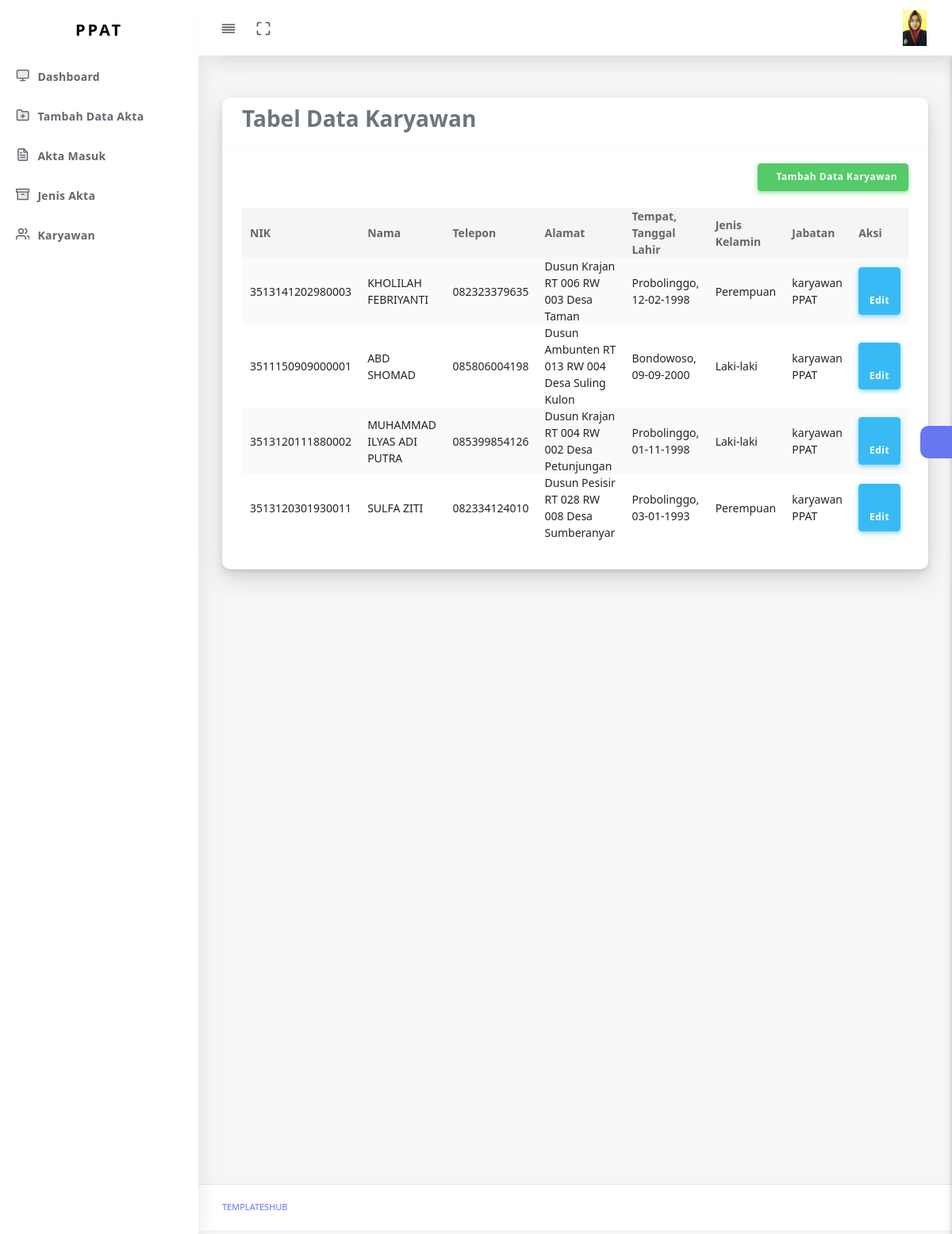
/karyawan/ (signed in), run on the app's committed database.
### strap/models.py (models this page shows, shortened)
class Karyawan(models.Model):
    Pilihan=(
        ('PPAT', 'PPAT'),
        ('karyawan PPAT' , 'karyawan PPAT'),
        ('karyawan Notaris' , 'karyawan Notaris'),
    )
    Jenkel=(
        ('Laki-laki', 'Laki-laki'),
        ('Perempuan' , 'Perempuan'),
    )
    Pilih=(
        ('Warga Negara Indonesia', 'Warga Negara Indonesia'),
        ('Warga Negara Asing' , 'Warga Negara Asing'),
    )
    user = models.OneToOneField(User, null=True, on_delete=models.CASCADE)
    nik_karyawan = models.CharField(max_length=50, blank=True, null=True)
    nama_karyawan = models.CharField(max_length=200, blank=True, null=True)
    tempat_lahir_karyawan = models.CharField(max_length=200, blank=True, null=True)
    tanggal_lahir_karyawan = models.CharField(max_length=200, blank=True, null=True)
    uraian_tl_karyawan = models.CharField(max_length=200, blank=True, null=True)
    status_kewarganegaraan_karyawan  = models.CharField(max_length=200, blank=True, null=True, choices=Pilih)
    prov_karyawan = models.CharField(max_length=200, blank=True, null=True)
    kab_karyawan = models.CharField(max_length=200, blank=True, null=True)
    almt_karyawan =  models.CharField(max_length=100, blank=True, null=True)
    rt_karyawan = models.CharField(max_length=50, blank=True, null=True)
    rw_karyawan = models.CharField(max_length=50, blank=True, null=True)
    desa_karyawan = models.CharField(max_length=200, blank=True, null=True)
    kec_karyawan = models.CharField(max_length=200, blank=True, null=True)
    telp_karyawan =  models.CharField(max_length=100, blank=True, null=True)
    jenkel_karyawan =  models.CharField(max_length=100, blank=True, null=True, choices=Jenkel)
    jabatan = models.CharField(max_length=150, blank=True, null=True, choices=Pilihan)
    profile_pic = models.ImageField(default='fotokosong.png', blank=True)
    class Meta:
        verbose_name_plural ="Karyawan"

### strap/views.py (the view)
# urls.py: path('karyawan/', views.karyawan, name='karyawan'),
@login_required(login_url='login')
def karyawan(request):
    list_karyawan = Karyawan.objects.all()
    context = {
        'menu' : 'Karyawan',
        'page' : 'halaman karyawan',
        'karyawan' : list_karyawan
    }
    return render(request, 'strap/karyawan.html', context)

### strap/templates/strap/karyawan.html
{% extends "base.html" %}
{% load static%}
{% block content %}
<div class="main-content">
    <section class="section">
        <div class="section-body">
            <div class="row">
                <div class="col-12">
                    <div class="card">
                        <div class="card-header">
                            <h3>Tabel Data Karyawan</h3>
                        </div>
                        <div class="card-body">
                            <div align="right">
                                <a href="{% url 'formkaryawan'%}" class="btn btn-success"><i class="fa fa-edit"></i>Tambah Data Karyawan</a>
                            </div>
                            <br>
                            <div class="table-responsive">
                                <table id="mainTable" class="table table-striped">
                                    <thead>
                                        <thead>
                                            <tr>
                                                <th>NIK </th>
                                                <th>Nama</th>
                                                <th>Telepon</th>
                                                <th>Alamat</th>
                                                <th>Tempat, Tanggal Lahir</th>
                                                <th>Jenis Kelamin</th>
                                                <th>Jabatan</th>
                                                <th>Aksi</th>
                                            </tr>
                                        </thead>
                                    </thead>
                                    <tbody>
                                        {% for datakaryawan in karyawan %}
                                        <tr>
                                            <td>{{ datakaryawan.nik_karyawan }}</td>
                                            <td>{{ datakaryawan.nama_karyawan }}</td>
                                            <td>{{ datakaryawan.telp_karyawan }}</td>
                                            <td>{{ datakaryawan.almt_karyawan }} RT {{datakaryawan.rt_karyawan}} RW {{datakaryawan.rw_karyawan}} {{datakaryawan.desa_karyawan}}</td>
                                            <td>{{ datakaryawan.tempat_lahir_karyawan }}, {{ datakaryawan.tanggal_lahir_karyawan }}</td>
                                            <td>{{ datakaryawan.jenkel_karyawan }}</td>
                                            <td>{{ datakaryawan.jabatan }}</td>
                                            <td>
                                                <a href="{% url 'updatekaryawan' datakaryawan.id %}"><button
                                                    class="btn btn-info" type="submit"><i class="fas fa-sync"></i> Edit</button></a>
                                            </td>
                                        </tr>
                                        {% endfor %}
                                    </tbody>
                                </table>
                            </div>
                        </div>
                    </div>
                </div>
            </div>
        </div>
    </section>
</div>
{% endblock content%}

### templates/base.html (shortened to what this page needs)
{% load static%}
<!DOCTYPE html>
<html lang="en">
<head>
    <link rel="stylesheet" href="{%static 'public/assets/css/app.min.css'%}">
    <link rel="stylesheet" href="{%static 'public/assets/css/style.css'%}">
    <link rel="stylesheet" href="{%static 'public/assets/css/components.css'%}">
    <link rel="stylesheet" href="{%static 'public/assets/css/custom.css'%}">
</head>
<body>
    <div id="app">
        <div class="main-wrapper main-wrapper-1">
            <div class="navbar-bg"></div>
            <nav class="navbar navbar-expand-lg main-navbar sticky">
                <div class="form-inline mr-auto">
                    <ul class="navbar-nav mr-3">
                        <li><a href="#" data-toggle="sidebar" class="nav-link nav-link-lg
									collapse-btn"> <i data-feather="align-justify"></i></a></li>
                        <li><a href="#" class="nav-link nav-link-lg fullscreen-btn">
                                <i data-feather="maximize"></i>
                            </a></li>
                    </ul>
                </div>
                <ul class="navbar-nav navbar-right">
                    <li class="dropdown"><a href="#" data-toggle="dropdown"
                            class="nav-link dropdown-toggle nav-link-lg nav-link-user"> <img alt="image"
                                src="{{request.user.karyawan.profile_pic.url}}"> </a>
                    </li>
                </ul>
            </nav>
            {% include "navbar.html" %}
            {% block content%}
            {% endblock content%}
            <div class="main-content">
                <div class="settingSidebar">
                    <a href="javascript:void(0)" class="settingPanelToggle"> <i class="fa fa-spin fa-cog"></i>
                    </a>
                </div>
            </div>
            <footer class="main-footer">
                <div class="footer-left">
                    <a href="templateshub.net">Templateshub</a></a>
                </div>
            </footer>
        </div>
    </div>
</body>
</html>

### data on the page
Karyawan: nik_karyawan "3513141202980003", nama_karyawan "KHOLILAH FEBRIYANTI", telp_karyawan "082323379635", almt_karyawan "Dusun Krajan", rt_karyawan "006", rw_karyawan "003", desa_karyawan "Desa Taman", tempat_lahir_karyawan "Probolinggo", tanggal_lahir_karyawan "12-02-1998", jenkel_karyawan "Perempuan", jabatan "karyawan PPAT"
Karyawan: nik_karyawan "3511150909000001", nama_karyawan "ABD SHOMAD", telp_karyawan "085806004198", almt_karyawan "Dusun Ambunten", rt_karyawan "013", rw_karyawan "004", desa_karyawan "Desa Suling Kulon", tempat_lahir_karyawan "Bondowoso", tanggal_lahir_karyawan "09-09-2000", jenkel_karyawan "Laki-laki", jabatan "karyawan PPAT"
Karyawan: nik_karyawan "3513120111880002", nama_karyawan "MUHAMMAD ILYAS ADI PUTRA", telp_karyawan "085399854126", almt_karyawan "Dusun Krajan", rt_karyawan "004", rw_karyawan "002", desa_karyawan "Desa Petunjungan", tempat_lahir_karyawan "Probolinggo", tanggal_lahir_karyawan "01-11-1998", jenkel_karyawan "Laki-laki", jabatan "karyawan PPAT"
Karyawan: nik_karyawan "3513120301930011", nama_karyawan "SULFA ZITI", telp_karyawan "082334124010", almt_karyawan "Dusun Pesisir", rt_karyawan "028", rw_karyawan "008", desa_karyawan "Desa Sumberanyar", tempat_lahir_karyawan "Probolinggo", tanggal_lahir_karyawan "03-01-1993", jenkel_karyawan "Perempuan", jabatan "karyawan PPAT"
